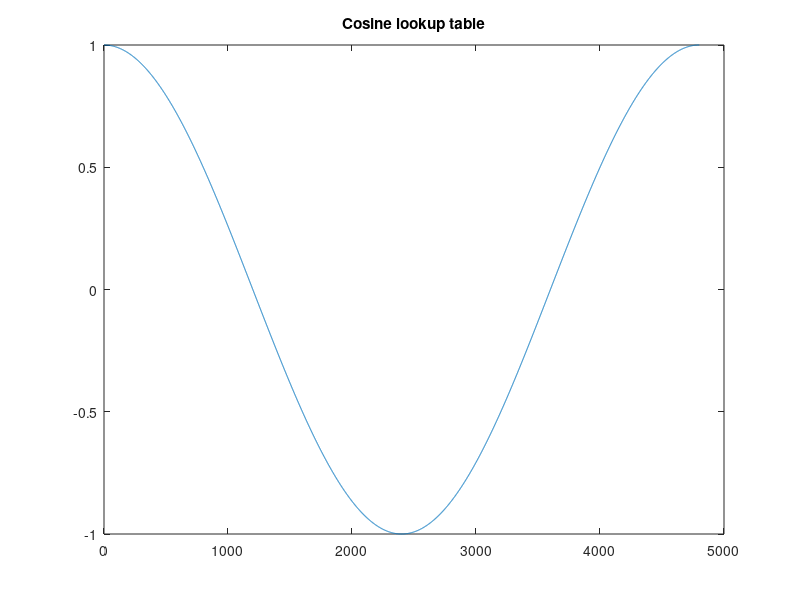
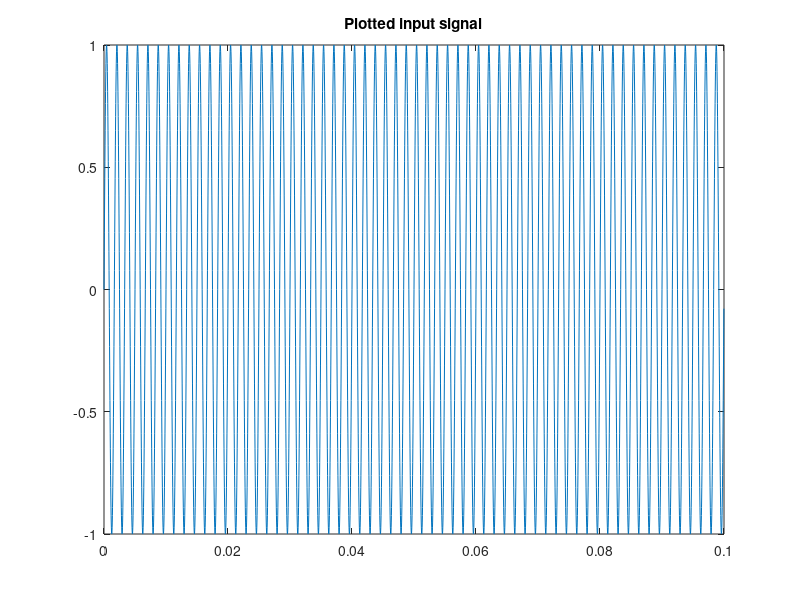
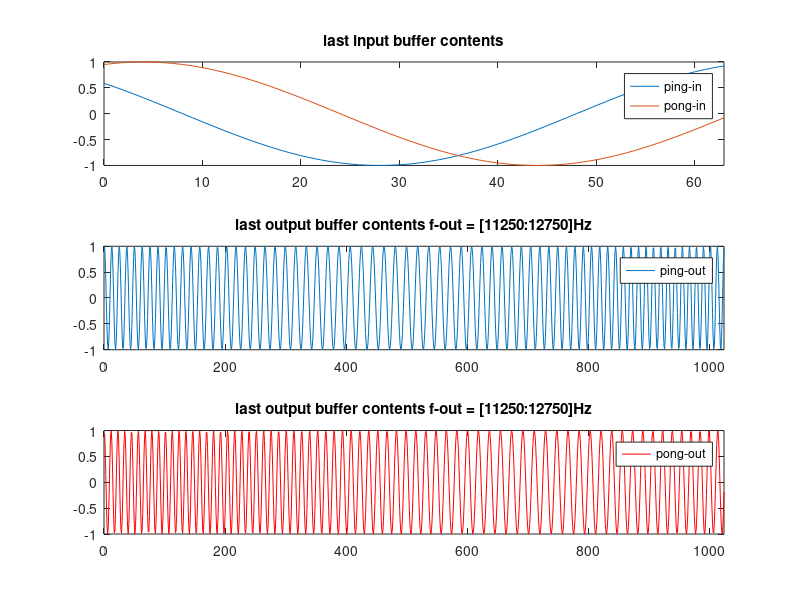

Source code (MATLAB) for these figures, in order:
%% constants
close all 
clear all
pi = 3.1415926;
debug = 1; % debug mode, show several plotted matrices

%% frequencies
fs = 48000; % sampling frequency
fc = 12000; % center frequency

Ts = 1/fs;
f_sig = 600; % signal frequency in Hz

A = 1; % signal amplitude
signal_time_step = Ts;
t = 0.1; % signal sample length in sigure;
time_array = (0:signal_time_step:t-signal_time_step);

lut_table_size = 4800; % length for the cosine lookup table
buffer_length = 64; % length of ping and pong buffers
nk=4; 
k = fc/nk; % frequency deviation 
f_out_max = fc+fc*k/fs;
f_out_min = fc-fc*k/fs;

%% generate signal
signal = A*cos(2*pi*f_sig*time_array-pi/2);
% signal = A*cos(2*pi.*rand()*500*time_array-pi/2);

%% generate lut
cos_lut = cos(2*pi*(1:1:lut_table_size)/lut_table_size);

if debug == 1;
figure;
plot(1:1:lut_table_size,cos_lut)
title('Cosine lookup table');
end;

%% samples in one buffer
n_samples = 16;
% f_output =?
signal_periods_in_buffer = buffer_length/n_samples;

if debug == 1;
figure;
plot(time_array, signal);
title('Plotted input signal');
end;
%% read input signal to buffer

inputbuffer = zeros (2,buffer_length);
outputbuffer = zeros (2,buffer_length*n_samples);
buffer = 1;
pointer_old=0;
 for r = 1:1:20;
    
     for i = 1:1:buffer_length;
         n = (r-1)*buffer_length+i; % sample time 
         inputbuffer(buffer,i) = signal(n);  % ping -> pong
         for j = 1:1:n_samples;
            kk =  (i-1)*n_samples+j;
            del_phi = 2*pi*(1/fs)*fc+2*pi*(1/fs)*k*inputbuffer(buffer,i);
            pointer_new=del_phi/(2*pi)*4*342.8541; % min(phi_increment) = 150 and n_sample = 16 =>  150*32= 4800 = lenght of cos_lut
            pointer_corr = pointer_new+pointer_old;
            pointer_corr = round(pointer_corr);
            pointer_corr = mod(pointer_corr, lut_table_size);
            pointer_old=pointer_corr;
            outputbuffer(buffer,kk) = cos_lut(pointer_corr+1);
        end;
     end;
    
     buffer = not(buffer-1)+1; % change buffer from ping to pong or the other way
   
 end;

figure;
subplot(3,1,1)
plot(0:1:buffer_length-1,inputbuffer(1,:));
hold on 
plot(0:1:buffer_length-1,inputbuffer(2,:));
xlim([0 buffer_length-1]);
legend('ping-in','pong-in');
title('last input buffer contents')
subplot(3,1,2)
plot(outputbuffer(1,:));
xlim([0 length(outputbuffer(1,:))]);
legend('ping-out');
title(['last output buffer contents f-out = [' ,num2str(f_out_min) ':' num2str(f_out_max) ']Hz'])
subplot(3,1,3)
plot(outputbuffer(2,:),'r');
xlim([0 length(outputbuffer(2,:))]);
legend('pong-out');
title(['last output buffer contents f-out = [' ,num2str(f_out_min) ':' num2str(f_out_max) ']Hz'])
